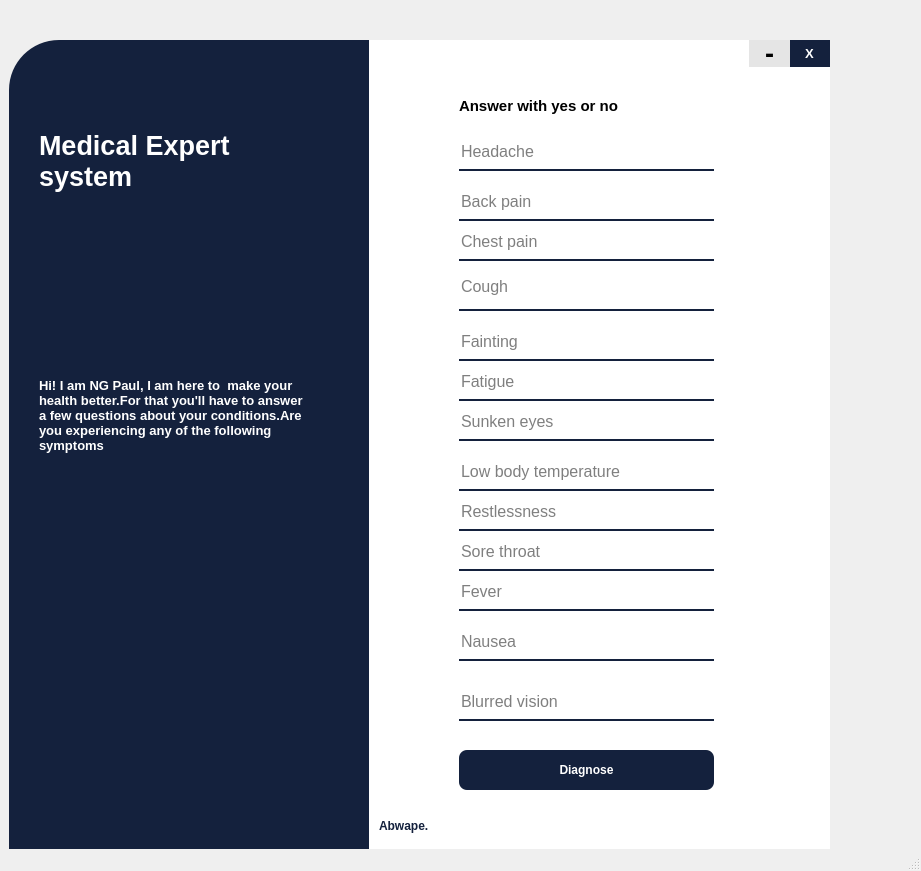
<?xml version="1.0" encoding="UTF-8"?>
<ui version="4.0">
 <class>MainWindow</class>
 <widget class="QMainWindow" name="MainWindow">
  <property name="geometry">
   <rect>
    <x>0</x>
    <y>0</y>
    <width>921</width>
    <height>871</height>
   </rect>
  </property>
  <property name="windowTitle">
   <string>MainWindow</string>
  </property>
  <widget class="QWidget" name="centralwidget">
   <widget class="QWidget" name="drop_widget" native="true">
    <property name="geometry">
     <rect>
      <x>-1</x>
      <y>30</y>
      <width>831</width>
      <height>841</height>
     </rect>
    </property>
    <widget class="QLabel" name="label">
     <property name="geometry">
      <rect>
       <x>10</x>
       <y>10</y>
       <width>361</width>
       <height>821</height>
      </rect>
     </property>
     <property name="styleSheet">
      <string notr="true">background-color: rgb(20, 33, 61);
background-size: cover;
background-position: top;
border-top-left-radius:50px;</string>
     </property>
     <property name="text">
      <string/>
     </property>
    </widget>
    <widget class="QLabel" name="label_2">
     <property name="geometry">
      <rect>
       <x>370</x>
       <y>10</y>
       <width>551</width>
       <height>821</height>
      </rect>
     </property>
     <property name="styleSheet">
      <string notr="true">background-color:rgb(255,255,255);
border-bottom-right-radius:50px;</string>
     </property>
     <property name="text">
      <string/>
     </property>
    </widget>
    <widget class="QLabel" name="label_3">
     <property name="geometry">
      <rect>
       <x>460</x>
       <y>50</y>
       <width>291</width>
       <height>51</height>
      </rect>
     </property>
     <property name="font">
      <font>
       <pointsize>11</pointsize>
       <weight>75</weight>
       <bold>true</bold>
      </font>
     </property>
     <property name="text">
      <string>Answer with yes or no</string>
     </property>
    </widget>
    <widget class="QLineEdit" name="G01">
     <property name="geometry">
      <rect>
       <x>460</x>
       <y>110</y>
       <width>255</width>
       <height>31</height>
      </rect>
     </property>
     <property name="font">
      <font>
       <pointsize>12</pointsize>
      </font>
     </property>
     <property name="styleSheet">
      <string notr="true">QLineEdit{
border:none;
border-bottom:2px solid #14213d;
height: 30px;
padding-bottom:7px;
}</string>
     </property>
     <property name="placeholderText">
      <string>Headache</string>
     </property>
    </widget>
    <widget class="QPushButton" name="d_button">
     <property name="geometry">
      <rect>
       <x>460</x>
       <y>720</y>
       <width>255</width>
       <height>40</height>
      </rect>
     </property>
     <property name="font">
      <font>
       <pointsize>9</pointsize>
       <weight>75</weight>
       <bold>true</bold>
      </font>
     </property>
     <property name="cursor">
      <cursorShape>PointingHandCursor</cursorShape>
     </property>
     <property name="styleSheet">
      <string notr="true">QPushButton{
border-radius: 8px;
background:#14213d;
height: 30px;
color: #fff;

}
QPushButton:hover{
background-color:rgb(0,0,0);
}
QPushButton:pressed{
padding-top:5px;
padding-left:5px;
}

</string>
     </property>
     <property name="text">
      <string>Diagnose</string>
     </property>
    </widget>
    <widget class="QLabel" name="label_4">
     <property name="geometry">
      <rect>
       <x>40</x>
       <y>70</y>
       <width>241</width>
       <height>121</height>
      </rect>
     </property>
     <property name="font">
      <font>
       <pointsize>20</pointsize>
       <weight>75</weight>
       <bold>true</bold>
      </font>
     </property>
     <property name="styleSheet">
      <string notr="true">color:#fff;</string>
     </property>
     <property name="text">
      <string>Medical Expert system</string>
     </property>
     <property name="wordWrap">
      <bool>true</bool>
     </property>
    </widget>
    <widget class="QPushButton" name="cls_button">
     <property name="geometry">
      <rect>
       <x>790</x>
       <y>10</y>
       <width>41</width>
       <height>27</height>
      </rect>
     </property>
     <property name="font">
      <font>
       <pointsize>10</pointsize>
       <weight>75</weight>
       <bold>true</bold>
      </font>
     </property>
     <property name="cursor">
      <cursorShape>PointingHandCursor</cursorShape>
     </property>
     <property name="styleSheet">
      <string notr="true">
QPushButton{

border-radius: 13.5px;
background:#14213d;
color: #fff;

}
QPushButton:hover{
background-color:#e63946;
}
QPushButton:pressed{
padding-top:5px;
padding-left:5px;
}

</string>
     </property>
     <property name="text">
      <string>X</string>
     </property>
    </widget>
    <widget class="QLabel" name="label_5">
     <property name="geometry">
      <rect>
       <x>380</x>
       <y>780</y>
       <width>71</width>
       <height>31</height>
      </rect>
     </property>
     <property name="font">
      <font>
       <pointsize>9</pointsize>
       <weight>75</weight>
       <bold>true</bold>
      </font>
     </property>
     <property name="styleSheet">
      <string notr="true">color:#14213d;</string>
     </property>
     <property name="text">
      <string>Abwape.</string>
     </property>
    </widget>
    <widget class="QPushButton" name="min_butto">
     <property name="geometry">
      <rect>
       <x>750</x>
       <y>10</y>
       <width>41</width>
       <height>27</height>
      </rect>
     </property>
     <property name="font">
      <font>
       <pointsize>20</pointsize>
       <weight>75</weight>
       <bold>true</bold>
      </font>
     </property>
     <property name="cursor">
      <cursorShape>PointingHandCursor</cursorShape>
     </property>
     <property name="styleSheet">
      <string notr="true">
QPushButton{

border-radius: 13.5px;
background:#e5e5e5;
color: #000;

}
QPushButton:hover{
background-color:#06d6a0;
color:#fff;
}
QPushButton:pressed{
padding-top:5px;
padding-left:5px;
}

</string>
     </property>
     <property name="text">
      <string>-</string>
     </property>
    </widget>
    <widget class="QLineEdit" name="G02">
     <property name="geometry">
      <rect>
       <x>460</x>
       <y>160</y>
       <width>255</width>
       <height>31</height>
      </rect>
     </property>
     <property name="font">
      <font>
       <pointsize>12</pointsize>
      </font>
     </property>
     <property name="styleSheet">
      <string notr="true">QLineEdit{
border:none;
border-bottom:2px solid #14213d;
height: 30px;
padding-bottom:7px;
}</string>
     </property>
     <property name="placeholderText">
      <string>Back pain</string>
     </property>
    </widget>
    <widget class="QLineEdit" name="G03">
     <property name="geometry">
      <rect>
       <x>460</x>
       <y>200</y>
       <width>255</width>
       <height>31</height>
      </rect>
     </property>
     <property name="font">
      <font>
       <pointsize>12</pointsize>
      </font>
     </property>
     <property name="styleSheet">
      <string notr="true">QLineEdit{
border:none;
border-bottom:2px solid #14213d;
height: 30px;
padding-bottom:7px;
}</string>
     </property>
     <property name="placeholderText">
      <string>Chest pain</string>
     </property>
    </widget>
    <widget class="QLineEdit" name="G04">
     <property name="geometry">
      <rect>
       <x>460</x>
       <y>240</y>
       <width>255</width>
       <height>41</height>
      </rect>
     </property>
     <property name="font">
      <font>
       <pointsize>12</pointsize>
      </font>
     </property>
     <property name="styleSheet">
      <string notr="true">QLineEdit{
border:none;
border-bottom:2px solid #14213d;
height: 30px;
padding-bottom:7px;
}</string>
     </property>
     <property name="placeholderText">
      <string>Cough</string>
     </property>
    </widget>
    <widget class="QLineEdit" name="G05">
     <property name="geometry">
      <rect>
       <x>460</x>
       <y>300</y>
       <width>255</width>
       <height>31</height>
      </rect>
     </property>
     <property name="font">
      <font>
       <pointsize>12</pointsize>
      </font>
     </property>
     <property name="styleSheet">
      <string notr="true">QLineEdit{
border:none;
border-bottom:2px solid #14213d;
height: 30px;
padding-bottom:7px;
}</string>
     </property>
     <property name="placeholderText">
      <string>Fainting</string>
     </property>
    </widget>
    <widget class="QLineEdit" name="G06">
     <property name="geometry">
      <rect>
       <x>460</x>
       <y>340</y>
       <width>255</width>
       <height>31</height>
      </rect>
     </property>
     <property name="font">
      <font>
       <pointsize>12</pointsize>
      </font>
     </property>
     <property name="styleSheet">
      <string notr="true">QLineEdit{
border:none;
border-bottom:2px solid #14213d;
height: 30px;
padding-bottom:7px;
}</string>
     </property>
     <property name="placeholderText">
      <string>Fatigue</string>
     </property>
    </widget>
    <widget class="QLineEdit" name="G07">
     <property name="geometry">
      <rect>
       <x>460</x>
       <y>380</y>
       <width>255</width>
       <height>31</height>
      </rect>
     </property>
     <property name="font">
      <font>
       <pointsize>12</pointsize>
      </font>
     </property>
     <property name="styleSheet">
      <string notr="true">QLineEdit{
border:none;
border-bottom:2px solid #14213d;
height: 30px;
padding-bottom:7px;
}</string>
     </property>
     <property name="placeholderText">
      <string>Sunken eyes</string>
     </property>
    </widget>
    <widget class="QLineEdit" name="G08">
     <property name="geometry">
      <rect>
       <x>460</x>
       <y>430</y>
       <width>255</width>
       <height>31</height>
      </rect>
     </property>
     <property name="font">
      <font>
       <pointsize>12</pointsize>
      </font>
     </property>
     <property name="styleSheet">
      <string notr="true">QLineEdit{
border:none;
border-bottom:2px solid #14213d;
height: 30px;
padding-bottom:7px;
}</string>
     </property>
     <property name="placeholderText">
      <string>Low body temperature</string>
     </property>
    </widget>
    <widget class="QLineEdit" name="G09">
     <property name="geometry">
      <rect>
       <x>460</x>
       <y>470</y>
       <width>255</width>
       <height>31</height>
      </rect>
     </property>
     <property name="font">
      <font>
       <pointsize>12</pointsize>
      </font>
     </property>
     <property name="styleSheet">
      <string notr="true">QLineEdit{
border:none;
border-bottom:2px solid #14213d;
height: 30px;
padding-bottom:7px;
}</string>
     </property>
     <property name="placeholderText">
      <string>Restlessness</string>
     </property>
    </widget>
    <widget class="QLineEdit" name="G10">
     <property name="geometry">
      <rect>
       <x>460</x>
       <y>510</y>
       <width>255</width>
       <height>31</height>
      </rect>
     </property>
     <property name="font">
      <font>
       <pointsize>12</pointsize>
      </font>
     </property>
     <property name="styleSheet">
      <string notr="true">QLineEdit{
border:none;
border-bottom:2px solid #14213d;
height: 30px;
padding-bottom:7px;
}</string>
     </property>
     <property name="placeholderText">
      <string>Sore throat</string>
     </property>
    </widget>
    <widget class="QLineEdit" name="G11">
     <property name="geometry">
      <rect>
       <x>460</x>
       <y>550</y>
       <width>255</width>
       <height>31</height>
      </rect>
     </property>
     <property name="font">
      <font>
       <pointsize>12</pointsize>
      </font>
     </property>
     <property name="styleSheet">
      <string notr="true">QLineEdit{
border:none;
border-bottom:2px solid #14213d;
height: 30px;
padding-bottom:7px;
}</string>
     </property>
     <property name="placeholderText">
      <string>Fever</string>
     </property>
    </widget>
    <widget class="QLineEdit" name="G12">
     <property name="geometry">
      <rect>
       <x>460</x>
       <y>600</y>
       <width>255</width>
       <height>31</height>
      </rect>
     </property>
     <property name="font">
      <font>
       <pointsize>12</pointsize>
      </font>
     </property>
     <property name="styleSheet">
      <string notr="true">QLineEdit{
border:none;
border-bottom:2px solid #14213d;
height: 30px;
padding-bottom:7px;
}</string>
     </property>
     <property name="placeholderText">
      <string>Nausea</string>
     </property>
    </widget>
    <widget class="QLineEdit" name="G13">
     <property name="geometry">
      <rect>
       <x>460</x>
       <y>660</y>
       <width>255</width>
       <height>31</height>
      </rect>
     </property>
     <property name="font">
      <font>
       <pointsize>12</pointsize>
      </font>
     </property>
     <property name="styleSheet">
      <string notr="true">QLineEdit{
border:none;
border-bottom:2px solid #14213d;
height: 30px;
padding-bottom:7px;
}</string>
     </property>
     <property name="placeholderText">
      <string>Blurred vision</string>
     </property>
    </widget>
    <widget class="QLabel" name="label_6">
     <property name="geometry">
      <rect>
       <x>40</x>
       <y>230</y>
       <width>271</width>
       <height>311</height>
      </rect>
     </property>
     <property name="font">
      <font>
       <pointsize>10</pointsize>
       <weight>75</weight>
       <bold>true</bold>
      </font>
     </property>
     <property name="styleSheet">
      <string notr="true">color:#fff;</string>
     </property>
     <property name="text">
      <string>Hi! I am NG Paul, I am here to  make your health better.For that you'll have to answer a few questions about your conditions.Are you experiencing any of the following symptoms</string>
     </property>
     <property name="wordWrap">
      <bool>true</bool>
     </property>
    </widget>
   </widget>
  </widget>
  <widget class="QStatusBar" name="statusbar"/>
 </widget>
 <resources/>
 <connections/>
</ui>
